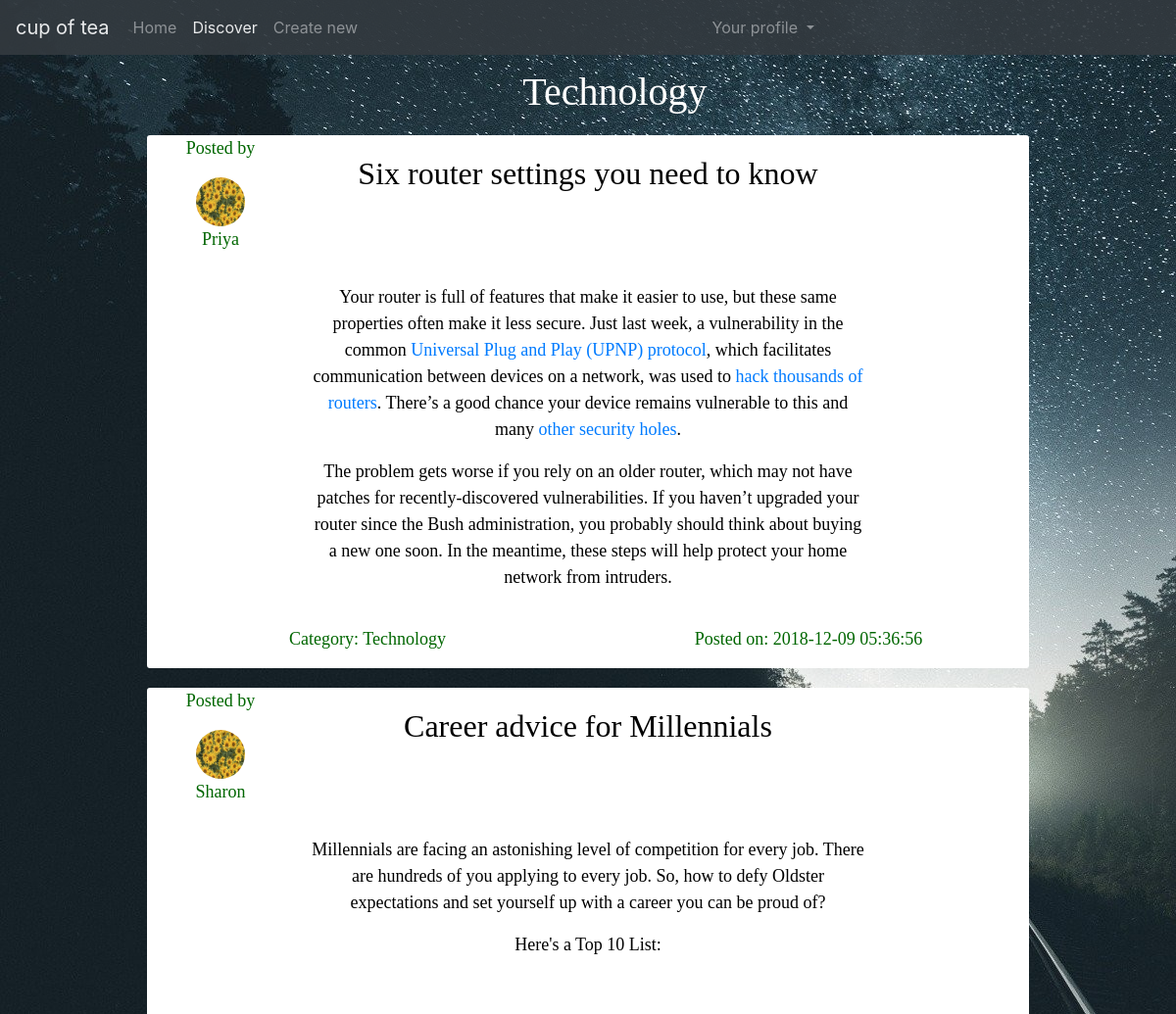
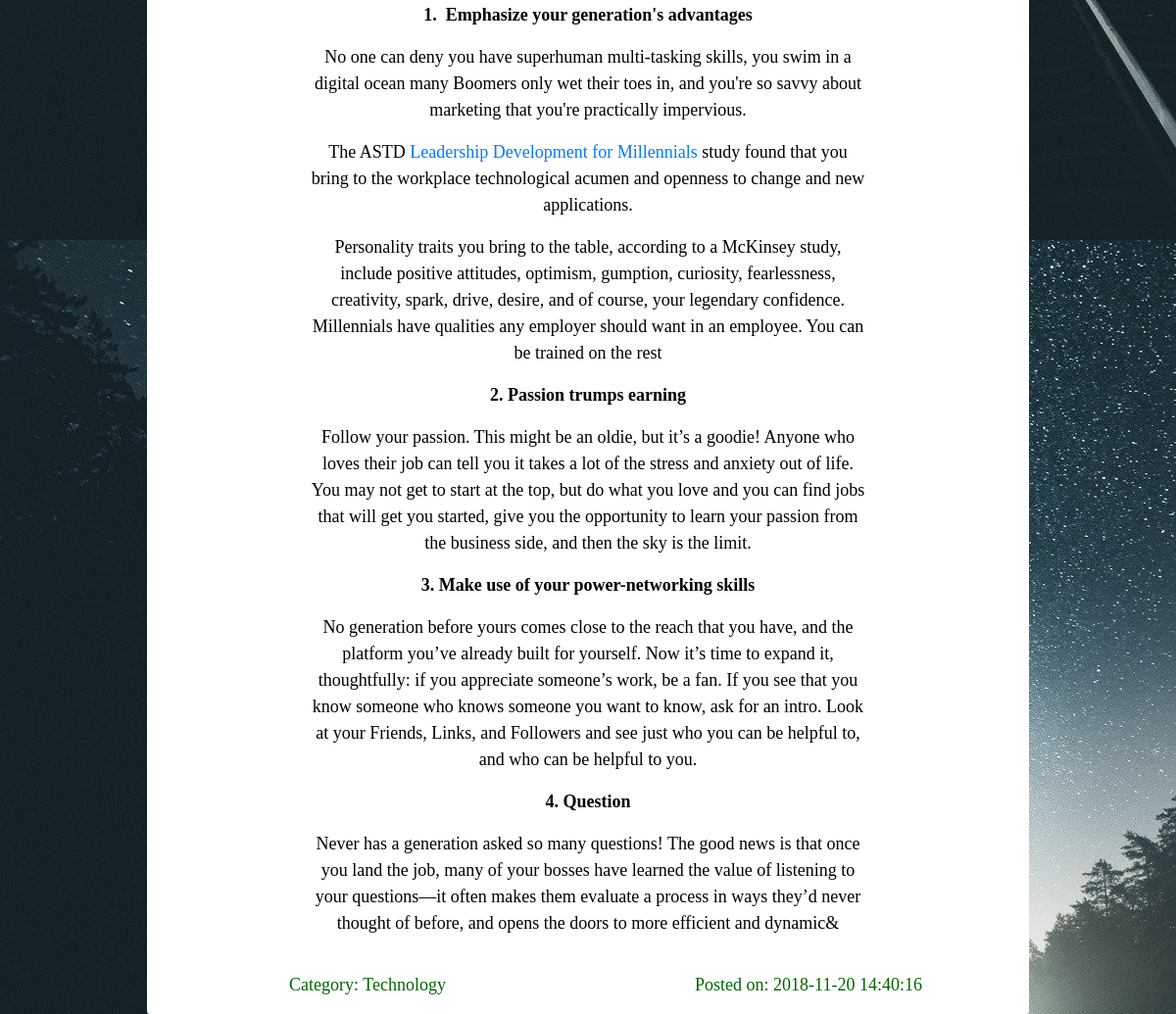
The page /discover/tech.php on the database its author committed (2 pictures, top to bottom).
### tables this page shows
CREATE TABLE `posts` (
  `uname` varchar(100) NOT NULL,
  `id` int(100) NOT NULL,
  `title` varchar(200) NOT NULL,
  `post` varchar(2500) NOT NULL,
  `category` varchar(100) NOT NULL,
  `date` timestamp NOT NULL DEFAULT CURRENT_TIMESTAMP
);

CREATE TABLE `user_details` (
  `email` varchar(100) NOT NULL,
  `username` varchar(100) NOT NULL,
  `password` varchar(255) NOT NULL,
  `name` varchar(100) DEFAULT NULL,
  `bio` varchar(300) DEFAULT NULL,
  `picture` longblob
);

### discover/tech.php (the view, shortened to what this page needs)
<?php
include '../index.php';
?>
<html>
<head>
  <link rel="stylesheet" href="https://maxcdn.bootstrapcdn.com/bootstrap/4.1.3/css/bootstrap.min.css">
  <link rel="stylesheet" href="style.css">
</head>
<body>
  <nav class="navbar navbar-expand-md bg-dark navbar-dark fixed-top">
    <a class="navbar-brand" href="#"> cup of tea </a>
    <div class="collapse navbar-collapse" id="menubar">
      <ul class="navbar-nav">
        <li class="nav-item">
          <a class="nav-link" href=#> Home </a>
        </li>
        <li class="nav-item">
          <a class="nav-link active" href=../discover.html> Discover </a>
        </li>
        <li class="nav-item">
          <a class="nav-link" href="createnew.html"> Create new </a>
        </li>
      </ul>
    </div>
    <div class="collapse navbar-collapse right" id="menubar">
      <ul class="navbar-nav navbar-right" >
        <li class="nav-item dropdown">
          <a class="nav-link dropdown-toggle" href=# id="navbardrop" data-toggle="dropdown"> Your profile </a>
        </li>
      </ul>
    </div>
  </nav>
  <div class="row profile">
    <h1> Technology</h1>
  </div>
  <?php
  $query = "SELECT p.title,p.post,p.category,p.date,u.name from posts as p ,user_details as u  where p.uname=u.username and p.category='Technology' order by date DESC";
  $result = mysqli_query($con,$query);
    while($row = mysqli_fetch_row($result)) {
      echo " <div class=\"container-fluid profile bg-main text-center\">";
        echo "  <div class=\"row bg-3\">
        <div class='col-sm-2'>
        <p style = 'color: #006600'> Posted by  </p>
        <img src='../images/bg2.jpg'  class=\"img-responsive img-circle margin\" alt=\"blah\" width=\"60px\" style=\"display:inline\">
        <p style = 'color: #006600'> $row[4] </p>
        </div>
          <div class=\"col-sm-8\">
             <h2 style = 'font-family: 'Oswald', sans-serif'> $row[0]  </h2>
          </div>
        </div>
        <div class=\"row\">
          <div class=\"col-sm-8 bg-2\">
            <p>$row[1]</p>
        </div>
        </div>
        <div class=\"row bg-3\">
          <div class=\"col-sm-6 \">
            <p style = 'color: #006600'> Category: $row[2] </p>
          </div>
          <div class=\"col-sm-6 \">
            <p style = 'color: #006600'> Posted on: $row[3] </p>
          </div>
      </div>
    </div>";
    }
  ?>
</body>
</html>

### discover/style.css (style rules this page uses)
img.img-circle { width: 50px; height: 50px; border-radius: 100px; }
.profile { margin-top : 70px; margin-bottom: 20px; margin-left: 40px; color: white; }
body { background-color: #2d2d30; background-image: url("../images/nightsky3.jpg"); }
.bg-main { width:900px; background-color: white; border-radius: 3px; margin:auto; font-family: 'Oswald', 'sans-serif'; font-size: 18px; }
.bg-2 { margin: auto; color:black; }
.bg-3 { width:900px; margin-top:20px; color:black; }
.navbar { opacity:0.9; }
h1 { margin:auto; font-family: 'Oswald', 'sans-serif'; }
h2 { margin-top:20px; font-family: 'Oswald', 'sans-serif'; }

### rows shown on the page
posts: uname.name "Priya", title "Six router settings you need to know", post "Your router is full of features that make it easier to use, but these same properties often make it less secure. Just last week, a vulnerability in the common Universal Plug and Play (UPNP) protocol , which facilitates communication between devices on a network, was used to hack thousands of routers . There’s a good chance your device remains vulnerable to this and many other security holes . The problem gets worse if you rely on an older router, which may not have patches for recently-discovered vulnerabilities. If you haven’t upgraded your router since the Bush administration, you probably should think about buying a new one soon. In the meantime, these steps will help protect your home…", category "Technology", date "2018-12-09 05:36:56"
posts: uname.name "Sharon", title "Career advice for Millennials", post "Millennials are facing an astonishing level of competition for every job. There are hundreds of you applying to every job. So, how to defy Oldster expectations and set yourself up with a career you can be proud of? Here's a Top 10 List: 1. Emphasize your generation's advantages No one can deny you have superhuman multi-tasking skills, you swim in a digital ocean many Boomers only wet their toes in, and you're so savvy about marketing that you're practically impervious. The ASTD Leadership Development for Millennials study found that you bring to the workplace technological acumen and openness to change and new applications. Personality traits you bring to the table, according to a McKinsey…", category "Technology", date "2018-11-20 14:40:16"
